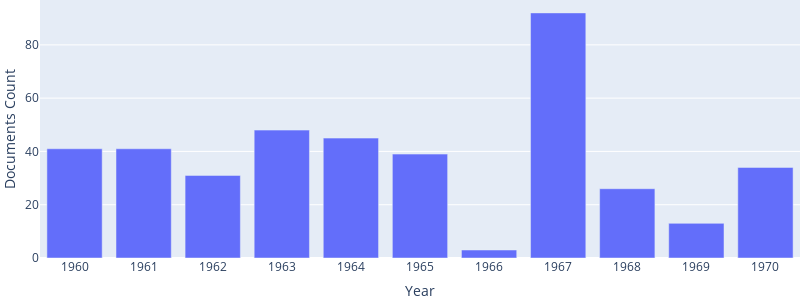

This figure's notebook cell:
### Markdown cell above
## Time Series Visualisation 1

### Code cell
df_time=pd.read_csv("/home/jovyan/work/kabir_code/fraser_dash_app/home/dash_apps/finished_apps/wrangled_data/timesdist.csv")
df_time_focus=df_time[df_time['Year'].isin(list(range(1960,1971,1)))]
figure=px.bar(df_time_focus, x='Year', y='Documents Count').update_layout(margin={"r": 0, "t":0, "l": 0, "b": 0},xaxis=dict(tickmode='linear'),height=300,width=800)
figure.show()

### Figure 1 — Plotly figure (JSON) as saved in the notebook; plotly's stock layout.template omitted (floating-point values rounded to 4 significant figures)
{"data": [{"alignmentgroup": "True", "hovertemplate": "Year=%{x}<br>Documents Count=%{y}<extra></extra>", "legendgroup": "", "marker": {"color": "#636efa", "pattern": {"shape": ""}}, "name": "", "offsetgroup": "", "orientation": "v", "showlegend": false, "textposition": "auto", "type": "bar", "x": [1960, 1961, 1962, 1963, 1964, 1965, 1966, 1967, 1968, 1969, 1970], "xaxis": "x", "y": [41, 41, 31, 48, 45, 39, 3, 92, 26, 13, 34], "yaxis": "y"}], "layout": {"barmode": "relative", "height": 300, "legend": {"tracegroupgap": 0}, "margin": {"b": 0, "l": 0, "r": 0, "t": 0}, "width": 800, "xaxis": {"anchor": "y", "autorange": true, "domain": [0, 1], "range": [1960.0, 1970.0], "tickmode": "linear", "title": {"text": "Year"}, "type": "linear"}, "yaxis": {"anchor": "x", "autorange": true, "domain": [0, 1], "range": [0, 96.84], "title": {"text": "Documents Count"}, "type": "linear"}}}
